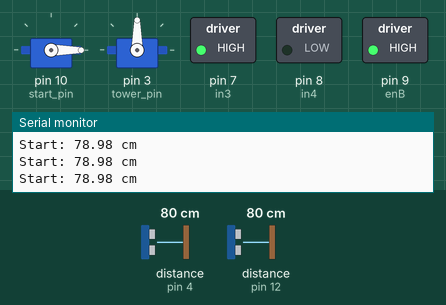
Recording of a sketch running on a simulated Arduino Uno, built with avr-gcc and run on an emulated ATmega328P. On the bench: 2 × servo, switched loads named in the sketch (green lamp = pin HIGH), the last lines printed to the serial monitor. Wiring (inferred from the names in the program): ultrasonic range finder: trigger pin 2; echo pin 4. Dashed ring = blinking. The inputs (shaded band) are chosen by the test bench; at power-on: distance to the obstacle (sensors on pin 4, pin 12) 80 cm. The echo pulse lasts 58.3 µs per cm; pins used as bus, display or sensor lines are not drawn.

Above: at 1.2 s.
1.3 s: distance to the obstacle (sensor on pin 4) set to 12 cm
4.3 s: distance to the obstacle (sensor on pin 4) set to 9 cm
At 4.67 s:
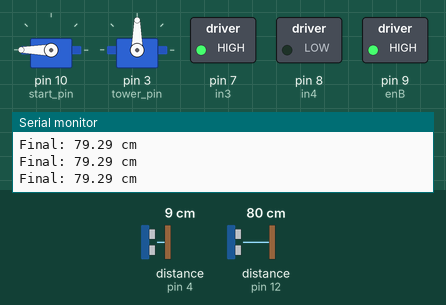
Timing chart, 0 to 13.3 s (numbered marks = the images above; inputs shaded):
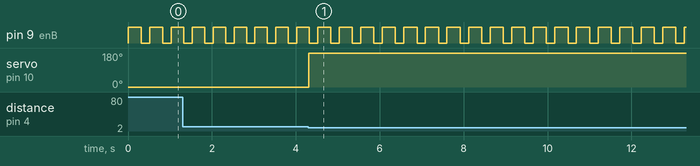

Measured:
- the behaviour switches between 11 and 10 cm on distance to the obstacle (sensor on pin 4) (found by bisection; images 0 and 1)
- after the input at 4.3 s, servo on pin 10 (start_pin): 0° → 180° at once
- by itself, pin 9 (enB): alternates HIGH for 0.31 s and LOW for 0.20 s

The sketch:

sketch_may11b.ino
```cpp
#include <Servo.h>

// Servo motors
Servo servo_start;
Servo servo_tower;
const int start_pin = 10;
const int tower_pin = 3;

// TT motor (DC motor driver pins)
const int in3 = 7;
const int in4 = 8;
const int enB = 9;

// Distance sensors
const int st_trig = 2;
const int st_echo = 4;

const int fn_echo = 12;
const int fn_trig = 13;

float dist;
bool has_started = false;

void setup() {
  // Initialize serial communication
  Serial.begin(9600);

  // Attach servos and set initial positions
  servo_start.attach(start_pin);
  servo_tower.attach(tower_pin);
  servo_start.write(0);
  servo_tower.write(90);

  // Set up ultrasonic sensor pins
  pinMode(st_trig, OUTPUT);
  pinMode(st_echo, INPUT);
  pinMode(fn_trig, OUTPUT);
  pinMode(fn_echo, INPUT);

  // Set up TT motor driver pins
  pinMode(enB, OUTPUT);
  pinMode(in3, OUTPUT);
  pinMode(in4, OUTPUT);

  // Set motor direction
  digitalWrite(in3, HIGH);
  digitalWrite(in4, LOW);
}

void loop() {

  analogWrite(enB, 255); // Start motor at full speed

  // Distance checking loop
  for (int i = 1; i <= 20; i++){

    // Choose which sensor to use based on state
    dist = has_started ? calc_dist(fn_trig, fn_echo) : calc_dist(st_trig, st_echo);
    String who = has_started ? "Final: " : "Start: ";
    Serial.print(who);
    Serial.print(dist);
    Serial.println(" cm");

    // If the first sensor is active and detects the target, activate start mechanism
    if (!has_started && dist < 10)
    {
      has_started = true;
      servo_start.write(180);
    }
    // If object passed final sensor with no blockage, close the trap
    if (has_started && dist > 15 && dist < 20){
      servo_tower.attach(180);
    }

    delay(10);
  }

  analogWrite(enB, 0); // Stop motor
  delay(200);          // Wait for mechanism to operate

}

float calc_dist (const int trig_pin, const int echo_pin) {
  digitalWrite(trig_pin, LOW);
  delayMicroseconds(2);

  digitalWrite(trig_pin, HIGH);
  delayMicroseconds(10);
  digitalWrite(trig_pin, LOW);

  float duration = pulseIn(echo_pin, HIGH);
  return duration * 0.034 / 2; // Convert time to distance in cm

}
```
